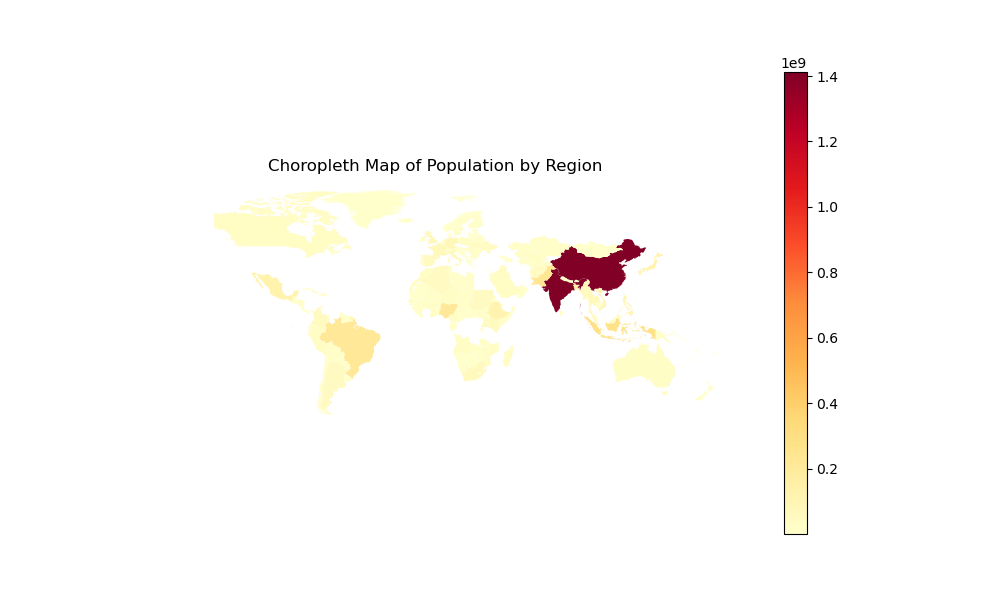

Write Python code to recreate this figure.
import pandas as pd
import geopandas as gpd
import matplotlib.pyplot as plt

# Read the CSV and GeoJSON files
data = pd.read_csv("population2021.csv")
countries = gpd.read_file("countries.geojson")

# Merge the data and geometry based on the 'ADMIN' column
merged_data = countries.merge(data, on='ADMIN')

# Create the choropleth map
fig, ax = plt.subplots(figsize=(10, 6))
merged_data.plot(column='Population', cmap='YlOrRd', legend=True, ax=ax)
ax.set_title('Choropleth Map of Population by Region')
ax.set_axis_off()

plt.show()
